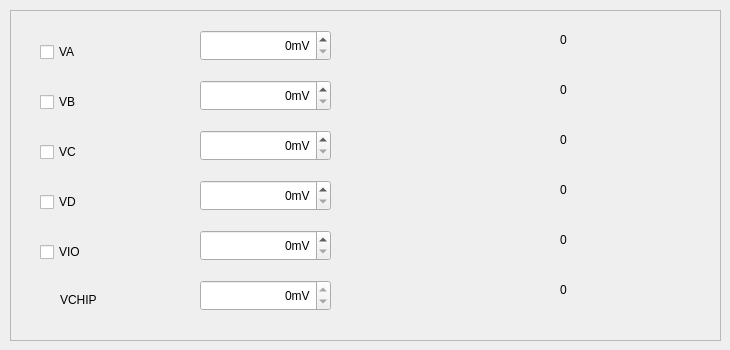
             <widget class="QWidget" name="tab_2">
              <attribute name="title">
               <string>Power Supplies</string>
              </attribute>
              <widget class="QFrame" name="frame_3">
               <property name="geometry">
                <rect>
                 <x>10</x>
                 <y>10</y>
                 <width>711</width>
                 <height>331</height>
                </rect>
               </property>
               <property name="frameShape">
                <enum>QFrame::StyledPanel</enum>
               </property>
               <property name="frameShadow">
                <enum>QFrame::Sunken</enum>
               </property>
               <widget class="QCheckBox" name="checkBoxVA">
                <property name="geometry">
                 <rect>
                  <x>30</x>
                  <y>30</y>
                  <width>94</width>
                  <height>24</height>
                 </rect>
                </property>
                <property name="text">
                 <string>VA</string>
                </property>
               </widget>
               <widget class="QCheckBox" name="checkBoxVB">
                <property name="geometry">
                 <rect>
                  <x>30</x>
                  <y>80</y>
                  <width>94</width>
                  <height>24</height>
                 </rect>
                </property>
                <property name="text">
                 <string>VB</string>
                </property>
               </widget>
               <widget class="QCheckBox" name="checkBoxVC">
                <property name="geometry">
                 <rect>
                  <x>30</x>
                  <y>130</y>
                  <width>94</width>
                  <height>24</height>
                 </rect>
                </property>
                <property name="text">
                 <string>VC</string>
                </property>
               </widget>
               <widget class="QCheckBox" name="checkBoxVD">
                <property name="geometry">
                 <rect>
                  <x>30</x>
                  <y>180</y>
                  <width>94</width>
                  <height>24</height>
                 </rect>
                </property>
                <property name="text">
                 <string>VD</string>
                </property>
               </widget>
               <widget class="QCheckBox" name="checkBoxVIO">
                <property name="geometry">
                 <rect>
                  <x>30</x>
                  <y>230</y>
                  <width>94</width>
                  <height>24</height>
                 </rect>
                </property>
                <property name="text">
                 <string>VIO</string>
                </property>
               </widget>
               <widget class="QSpinBox" name="spinBoxVA">
                <property name="geometry">
                 <rect>
                  <x>190</x>
                  <y>20</y>
                  <width>131</width>
                  <height>31</height>
                 </rect>
                </property>
                <property name="toolTip">
                 <string>Only accepts value range (636 - 2468)</string>
                </property>
                <property name="alignment">
                 <set>Qt::AlignRight|Qt::AlignTrailing|Qt::AlignVCenter</set>
                </property>
                <property name="specialValueText">
                 <string/>
                </property>
                <property name="suffix">
                 <string>mV</string>
                </property>
                <property name="minimum">
                 <number>0</number>
                </property>
                <property name="maximum">
                 <number>2468</number>
                </property>
                <property name="value">
                 <number>0</number>
                </property>
               </widget>
               <widget class="QSpinBox" name="spinBoxVB">
                <property name="geometry">
                 <rect>
                  <x>190</x>
                  <y>70</y>
                  <width>131</width>
                  <height>31</height>
                 </rect>
                </property>
                <property name="toolTip">
                 <string>Only accepts value range (636 - 2468)</string>
                </property>
                <property name="alignment">
                 <set>Qt::AlignRight|Qt::AlignTrailing|Qt::AlignVCenter</set>
                </property>
                <property name="suffix">
                 <string>mV</string>
                </property>
                <property name="maximum">
                 <number>2468</number>
                </property>
               </widget>
               <widget class="QSpinBox" name="spinBoxVC">
                <property name="geometry">
                 <rect>
                  <x>190</x>
                  <y>120</y>
                  <width>131</width>
                  <height>31</height>
                 </rect>
                </property>
                <property name="toolTip">
                 <string>Only accepts value range (636 - 2468)</string>
                </property>
                <property name="alignment">
                 <set>Qt::AlignRight|Qt::AlignTrailing|Qt::AlignVCenter</set>
                </property>
                <property name="suffix">
                 <string>mV</string>
                </property>
                <property name="maximum">
                 <number>2468</number>
                </property>
               </widget>
               <widget class="QSpinBox" name="spinBoxVD">
                <property name="geometry">
                 <rect>
                  <x>190</x>
                  <y>170</y>
                  <width>131</width>
                  <height>31</height>
                 </rect>
                </property>
                <property name="toolTip">
                 <string>Only accepts value range (636 - 2468)</string>
                </property>
                <property name="alignment">
                 <set>Qt::AlignRight|Qt::AlignTrailing|Qt::AlignVCenter</set>
                </property>
                <property name="suffix">
                 <string>mV</string>
                </property>
                <property name="maximum">
                 <number>2468</number>
                </property>
               </widget>
               <widget class="QSpinBox" name="spinBoxVIO">
                <property name="geometry">
                 <rect>
                  <x>190</x>
                  <y>220</y>
                  <width>131</width>
                  <height>31</height>
                 </rect>
                </property>
                <property name="toolTip">
                 <string>Only accepts value range (1200 - 2468)</string>
                </property>
                <property name="alignment">
                 <set>Qt::AlignRight|Qt::AlignTrailing|Qt::AlignVCenter</set>
                </property>
                <property name="suffix">
                 <string>mV</string>
                </property>
                <property name="maximum">
                 <number>2468</number>
                </property>
               </widget>
               <widget class="QSpinBox" name="spinBoxVCHIP">
                <property name="geometry">
                 <rect>
                  <x>190</x>
                  <y>270</y>
                  <width>131</width>
                  <height>31</height>
                 </rect>
                </property>
                <property name="alignment">
                 <set>Qt::AlignRight|Qt::AlignTrailing|Qt::AlignVCenter</set>
                </property>
                <property name="readOnly">
                 <bool>true</bool>
                </property>
                <property name="suffix">
                 <string>mV</string>
                </property>
                <property name="maximum">
                 <number>2468</number>
                </property>
               </widget>
               <widget class="QLabel" name="labelVA">
                <property name="geometry">
                 <rect>
                  <x>550</x>
                  <y>20</y>
                  <width>64</width>
                  <height>19</height>
                 </rect>
                </property>
                <property name="text">
                 <string>0</string>
                </property>
               </widget>
               <widget class="QLabel" name="labelVB">
                <property name="geometry">
                 <rect>
                  <x>550</x>
                  <y>70</y>
                  <width>64</width>
                  <height>19</height>
                 </rect>
                </property>
                <property name="text">
                 <string>0</string>
                </property>
               </widget>
               <widget class="QLabel" name="labelVC">
                <property name="geometry">
                 <rect>
                  <x>550</x>
                  <y>120</y>
                  <width>64</width>
                  <height>19</height>
                 </rect>
                </property>
                <property name="text">
                 <string>0</string>
                </property>
               </widget>
               <widget class="QLabel" name="labelVD">
                <property name="geometry">
                 <rect>
                  <x>550</x>
                  <y>170</y>
                  <width>64</width>
                  <height>19</height>
                 </rect>
                </property>
                <property name="text">
                 <string>0</string>
                </property>
               </widget>
               <widget class="QLabel" name="labelVIO">
                <property name="geometry">
                 <rect>
                  <x>550</x>
                  <y>220</y>
                  <width>64</width>
                  <height>19</height>
                 </rect>
                </property>
                <property name="text">
                 <string>0</string>
                </property>
               </widget>
               <widget class="QLabel" name="labelVCHIP">
                <property name="geometry">
                 <rect>
                  <x>550</x>
                  <y>270</y>
                  <width>64</width>
                  <height>19</height>
                 </rect>
                </property>
                <property name="text">
                 <string>0</string>
                </property>
               </widget>
               <widget class="QLabel" name="label_136">
                <property name="geometry">
                 <rect>
                  <x>50</x>
                  <y>280</y>
                  <width>64</width>
                  <height>19</height>
                 </rect>
                </property>
                <property name="text">
                 <string>VCHIP</string>
                </property>
               </widget>
              </widget>
             </widget>
